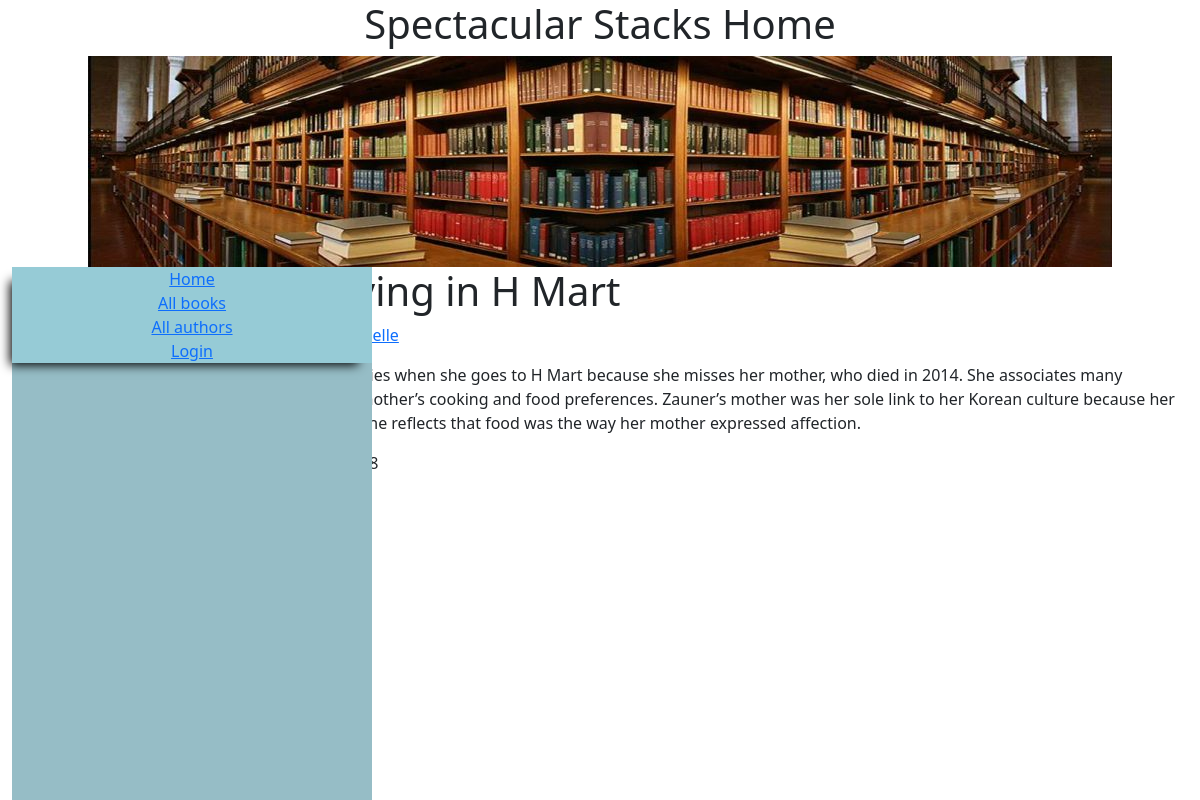
/catalog/book/6, run on the app's committed database.
### catalog/models.py (models this page shows, shortened)
class Book(models.Model):
    title = models.CharField(max_length=200)
    author = models.ForeignKey('Author', on_delete=models.SET_NULL, null=True)
    summary = models.TextField(max_length=1000, help_text="Enter a brief description of the book")
    isbn = models.CharField('ISBN', max_length=13,
                            unique=True,
                            help_text='13 Character <a href="https://www.isbn-international.org/content/what-isbn'
                                      '">ISBN number</a>')
    genre = models.ManyToManyField(Genre, help_text="Select a genre for this book")
    class Meta:
        ordering = ['title', 'author']
    def display_genre(self):
        """Create a string for the Genre. This is required to display genre in Admin."""
        return ', '.join(genre.name for genre in self.genre.all()[:3])
    display_genre.short_description = 'Genre'

### catalog/views.py (the view)
# urls.py: path('book/<int:pk>', views.BookDetailView.as_view(), name='book-detail'),
class BookDetailView(generic.DetailView):
    model = Book

### catalog/models.py (called while the page is built)
    def __str__(self):
        return self.name

    def __str__(self):
        return '{0}, {1}'.format(self.last_name, self.first_name)

### catalog/templates/catalog/book_detail.html (shortened to what this page needs)
{% extends "base_generic.html" %}
{% block content %}
  <h1>Title: {{ book.title }}</h1>
<nav>
  <p><strong>Author:</strong> <a href="">{{ book.author }}</a></p>
  <p><strong>Summary:</strong> {{ book.summary }}</p>
  <p><strong>ISBN:</strong> {{ book.isbn }}</p>
  <p><strong>Language: </strong> English {{ book.language }}</p>
  <p><strong>Genre:</strong> {{ book.genre.all|join:", " }}</p>
</nav>
  <div style="margin-left:20px;margin-top:20px">
    <h4>Copies</h4>
  </div>
{% endblock %}

### data on the page
Book: title "Crying in H Mart", summary "Zauner cries when she goes to H Mart because she misses her mother, who died in 2014. She associates many memories with her mother’s cooking and food preferences. Zauner’s mother was her sole link to her Korean culture because her father is white, and she reflects that food was the way her mother expressed affection."
